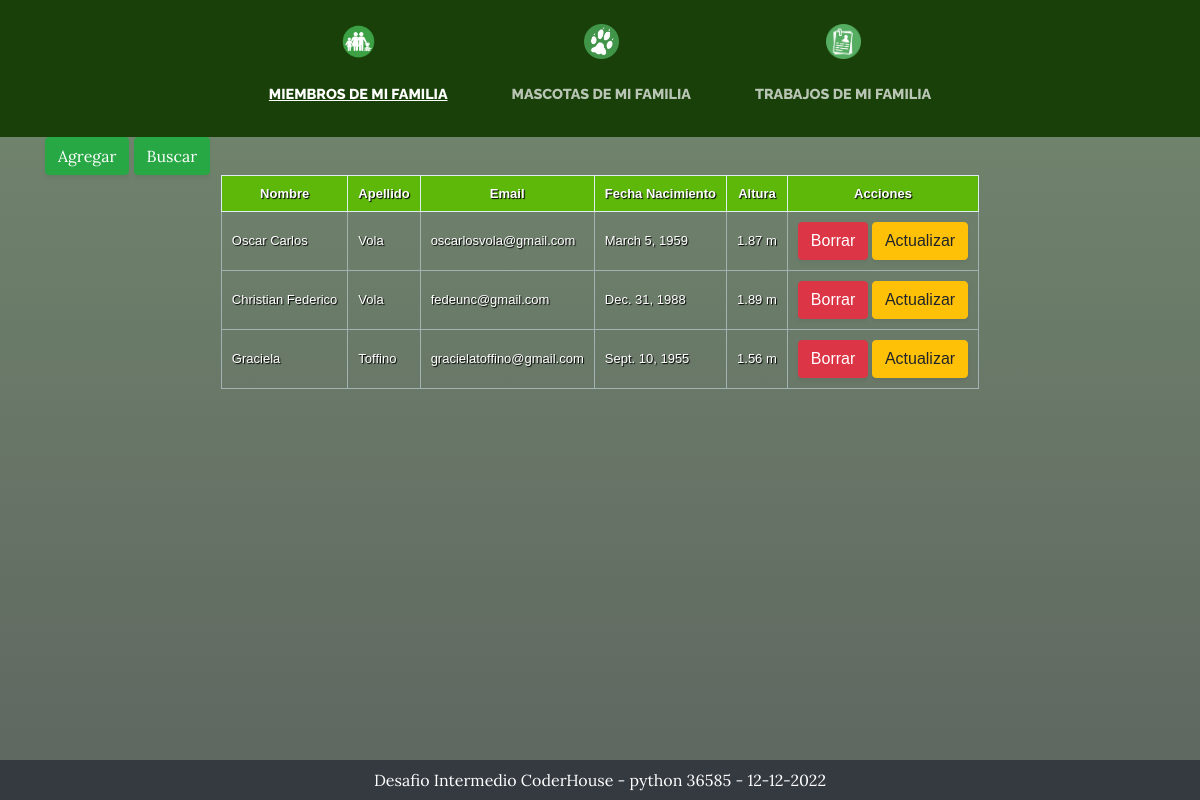
The page / on the database its author committed.
### Familia/models.py (models this page shows, shortened)
class Persona(models.Model):
    nombre = models.CharField(max_length=100)
    apellido = models.CharField(max_length=100)
    email = models.CharField(max_length=100)
    fecha_nacimiento = models.DateField()
    altura = models.FloatField(default=0.0)
    class Meta:
        verbose_name="persona"
        verbose_name_plural="personas"

### Familia/views.py (the view)
# urls.py: path('', views.index, name="index"),
def index(request):
    personas = Persona.objects.all()
    template = loader.get_template('Familia/lista_familiares.html')
    context = {
        'personas': personas,
    }
    return HttpResponse(template.render(context, request))

### Familia/templates/Familia/lista_familiares.html (shortened to what this page needs)
{% extends "Familia/base.html" %}
{% load static %}
{% load bootstrap5 %}
{% block content %}
{% block cuerpo %}
<div class="container" style="color:white">
  <div class="row">
    <div class="col">
      {% url 'agregar' as agregar_url %}
      {% url 'buscar' as buscar_url %}
      {% bootstrap_button "Agregar" button_class="btn-success" button_type="link" href=agregar_url %}
      {% bootstrap_button "Buscar" button_class="btn-success" button_type="link" href=buscar_url %}
    <div>
  <div>
  <div class="row">
    <div class="col">
        {% if personas %}
        <table class="zui-table">
            <thead>
                <th scope="col">Nombre</th>
                <th scope="col">Apellido</th>
                <th scope="col">Email</th>
                <th scope="col">Fecha Nacimiento</th>
                <th scope="col">Altura</th>
                <th scope="col">Acciones</th>
            </thead>
            {% for p in personas %}
            <tbody>
                <tr>
                    <td> {{p.nombre}} </td>
                    <td> {{p.apellido}} </td>
                    <td> {{p.email}} </td>
                    <td> {{p.fecha_nacimiento}} </td>
                    <td> {{p.altura}} m</td>
                    <td>
                      {% url 'borrar' identificador=p.id as borrar_url %}
                      {% url 'actualizar' identificador=p.id as actualizar_url %}
                      {% bootstrap_button "Borrar" size="sm" button_class="btn-danger" button_type="link" href=borrar_url %}
                      {% bootstrap_button "Actualizar" size="sm" button_class="btn-warning" button_type="link" href=actualizar_url %}
                    </td>
                </tr>
            </tbody>
            {% endfor %}
        </table>
        {% else %}
            <p>No tienes familiares cargados</p>
        {% endif %}
    </div>
  </div>
</div>
{% endblock %}
{% endblock %}

### Familia/static/Familia/css/gestion.css (style rules this page uses)
.btn { box-shadow: 0px 3px 3px 0px rgba(69, 75, 81, 0.1); }
.zui-table { border: solid 1px #DDEEEE; border-collapse: collapse; border-spacing: 0; font: normal 13px Arial, sans-serif; margin-left: auto; margin-right: auto; }
.zui-table thead th { background-color: #5eb80a; border: solid 1px #DDEEEE; color: #ffffff; padding: 10px; text-align: center; text-shadow: 1px 1px 1px rgb(0, 0, 0); }
.zui-table tbody td { border: solid 1px #a2b1b1; color: rgb(255, 255, 255); padding: 10px; text-shadow: 1px 1px 1px rgb(0, 0, 0); }

### rows shown on the page
Persona: nombre "Oscar Carlos", apellido "Vola", email "oscarlosvola@gmail.com", fecha_nacimiento "March 5, 1959", altura "1.87", bootstrap_button "Borrar", bootstrap_button "Actualizar"
Persona: nombre "Christian Federico", apellido "Vola", email "fedeunc@gmail.com", fecha_nacimiento "Dec. 31, 1988", altura "1.89", bootstrap_button "Borrar", bootstrap_button "Actualizar"
Persona: nombre "Graciela", apellido "Toffino", email "gracielatoffino@gmail.com", fecha_nacimiento "Sept. 10, 1955", altura "1.56", bootstrap_button "Borrar", bootstrap_button "Actualizar"
